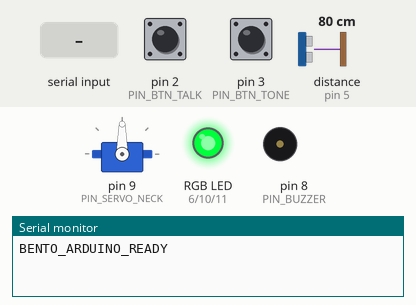
Recording of a sketch running on a simulated Arduino Uno, built with avr-gcc and run on an emulated ATmega328P. Parts: servo, an RGB LED mixed from three pins (HIGH = lit), buzzer (waves = sounding), the last lines printed to the serial monitor. Wiring (inferred from the names in the program): ultrasonic range finder: trigger pin 4; echo pin 5. The inputs (shaded band) are chosen by the test bench; at power-on: pin 2 (PIN_BTN_TALK) HIGH, pin 3 (PIN_BTN_TONE) HIGH, distance to the obstacle (sensor on pin 5) 80 cm. The echo pulse lasts 58.3 µs per cm; pins used as bus, display or sensor lines are not drawn.

Above: at 1.2 s.
1.3 s: "G:nod\n" received over Serial
At 2.35 s:
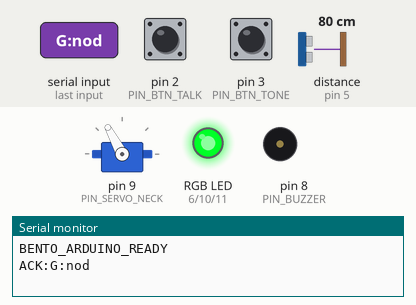
4.8 s: pin 2 (PIN_BTN_TALK) pulled LOW for 0.15 s
At 5.01 s:
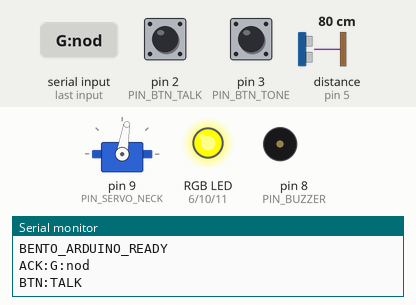
6.7 s: "G:talk\n" received over Serial
At 7.75 s:
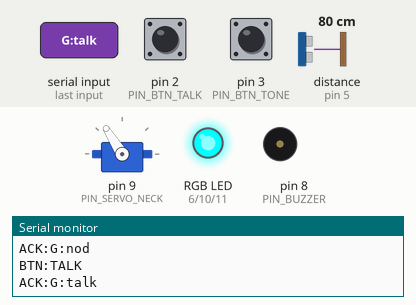
10.2 s: pin 3 (PIN_BTN_TONE) pulled LOW for 0.15 s
At 10.39 s:
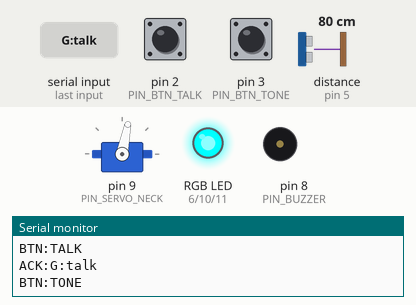
13.7 s: "G:care\n" received over Serial
At 14.56 s:
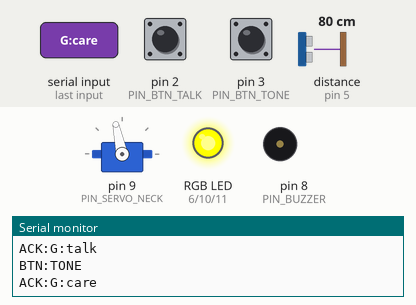
17.2 s: "G:wave\n" received over Serial
At 18.82 s:
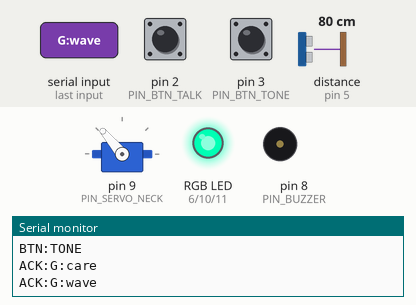
Timing chart, 0 to 21.7 s (numbered marks = the images above; inputs shaded):
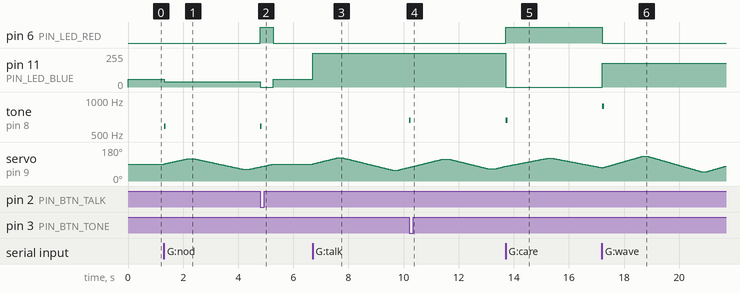

The sketch:

bento_uno_r3.ino
```cpp
/*
 * ============================================================================
 * BENTO 3D — FIRMWARE ARDUINO UNO R3 (Master Kit) - ACIONADO POR EVENTOS (.noinit)
 * ============================================================================
 * Comportamento:
 *   - Ao ligar ou quando está em espera ("G:idle"): posiciona no centro (90°),
 *     desliga o PWM do servo (detach = 0 mA, totalmente parado e silencioso) e
 *     AGUARDA os comandos reais do projeto!
 *   - Quando ocorre uma ação no projeto ("G:nod", "G:talk", "G:care", "G:serious",
 *     "G:wave"): ativa o servo com torque total (Servo.h 50Hz + proteção .noinit),
 *     executa a sequência lateral de waypoints correspondente à ação, retorna para
 *     o centro (90°) e para novamente!
 * ============================================================================
 */

#include <Servo.h>

Servo neckServo;

// Pinos Principais
const int PIN_SERVO_NECK = 9;
const int PIN_LED_GREEN  = 10;
const int PIN_LED_BLUE   = 11;
const int PIN_LED_RED    = 6;

// Pinos Extras Opcionais na Protoboard (Master Kit)
const int PIN_BTN_TALK   = 2;
const int PIN_BTN_TONE   = 3;
const int PIN_BUZZER     = 8;
const int PIN_ULTRA_TRIG = 4;
const int PIN_ULTRA_ECHO = 5;

enum RobotMode : uint8_t {
  MODE_IDLE    = 0,
  MODE_NOD     = 1,
  MODE_TALK    = 2,
  MODE_CARE    = 3,
  MODE_SERIOUS = 4,
  MODE_WAVE    = 5
};

// Estado persistente em SRAM (.noinit) para sobreviver a qualquer micro-oscilacao de 5V
// sem perder o waypoint atual da acao!
uint16_t noinitMagic   __attribute__((section(".noinit")));
uint8_t  activeMode    __attribute__((section(".noinit")));
int16_t  currentAngle  __attribute__((section(".noinit")));
uint8_t  waypointIndex __attribute__((section(".noinit")));
uint8_t  waypointCount __attribute__((section(".noinit")));
int16_t  waypoints[6]  __attribute__((section(".noinit")));
int16_t  stepInterval  __attribute__((section(".noinit")));
int8_t   stepDegrees   __attribute__((section(".noinit")));

unsigned long lastServoStepTime = 0;
unsigned long pauseUntilTime = 0;
unsigned long detachAtTime = 0;
String inputBuffer = "";

// Controle de debounce dos botoes fisicos
unsigned long lastBtnTalkTime = 0;
unsigned long lastBtnToneTime = 0;
int lastBtnTalkState = HIGH;
int lastBtnToneState = HIGH;

// Controle do sensor ultrassonico opcional
unsigned long lastUltraCheck = 0;
bool elderPresent = false;
unsigned long lastPresenceTrigger = 0;

void setChestColor(int r, int g, int b) {
  analogWrite(PIN_LED_RED, r);
  digitalWrite(PIN_LED_GREEN, g > 100 ? HIGH : LOW);
  analogWrite(PIN_LED_BLUE, b);
}

void applyModeLeds(uint8_t mode) {
  if (mode == MODE_NOD)          setChestColor(0, 255, 40);
  else if (mode == MODE_TALK)    setChestColor(0, 180, 255);
  else if (mode == MODE_CARE)    setChestColor(255, 140, 0);
  else if (mode == MODE_SERIOUS) setChestColor(0, 80, 255);
  else if (mode == MODE_WAVE)    setChestColor(0, 255, 180);
  else                           setChestColor(0, 180, 60);
}

void playChime(String type) {
  if (type == "listen") {
    tone(PIN_BUZZER, 587, 60);
  } else if (type == "done") {
    tone(PIN_BUZZER, 880, 70);
  } else if (type == "care") {
    tone(PIN_BUZZER, 659, 65);
  }
}

void startActionSequence(uint8_t mode, const int16_t* pts, uint8_t count, int16_t intervalMs, int8_t stepDeg) {
  activeMode = mode;
  waypointCount = min((uint8_t)6, count);
  for (uint8_t i = 0; i < waypointCount; i++) {
    waypoints[i] = pts[i];
  }
  waypointIndex = 0;
  stepInterval = intervalMs;
  stepDegrees = stepDeg;
  pauseUntilTime = 0;
  detachAtTime = 0;
  applyModeLeds(mode);

  if (!neckServo.attached()) {
    neckServo.attach(PIN_SERVO_NECK);
    neckServo.write(currentAngle);
  }
}

void stopAndCenterIdle() {
  static const int16_t idlePts[1] = { 90 };
  if (currentAngle != 90) {
    startActionSequence(MODE_IDLE, idlePts, 1, 32, 1);
  } else {
    activeMode = MODE_IDLE;
    waypointCount = 0;
    waypointIndex = 0;
    applyModeLeds(MODE_IDLE);
    if (neckServo.attached()) {
      detachAtTime = millis() + 250;
    }
  }
}

void executeGesture(String cmd) {
  cmd.trim();
  int gIdx = cmd.lastIndexOf("G:");
  if (gIdx < 0) return;
  cmd = cmd.substring(gIdx);
  cmd.trim();

  if (cmd == "G:nod") {
    // Ouvindo / Confirmacao: movimento lateral calmo e suave (90 -> 118 -> 62 -> 90)
    playChime("listen");
    static const int16_t pts[3] = { 118, 62, 90 };
    startActionSequence(MODE_NOD, pts, 3, 32, 1);
  }
  else if (cmd == "G:talk") {
    // Falando (ritmo natural de conversa): (90 -> 122 -> 58 -> 116 -> 64 -> 90)
    static const int16_t pts[5] = { 122, 58, 116, 64, 90 };
    startActionSequence(MODE_TALK, pts, 5, 28, 1);
  }
  else if (cmd == "G:care") {
    // Acolhimento empatico lento e gentil (90 -> 120 -> 60 -> 90)
    playChime("care");
    static const int16_t pts[3] = { 120, 60, 90 };
    startActionSequence(MODE_CARE, pts, 3, 36, 1);
  }
  else if (cmd == "G:serious") {
    // Postura seria e pausada (90 -> 116 -> 64 -> 90)
    static const int16_t pts[3] = { 116, 64, 90 };
    startActionSequence(MODE_SERIOUS, pts, 3, 40, 1);
  }
  else if (cmd == "G:wave") {
    // Despedida suave e ampla (90 -> 130 -> 50 -> 128 -> 52 -> 90)
    playChime("done");
    static const int16_t pts[5] = { 130, 50, 128, 52, 90 };
    startActionSequence(MODE_WAVE, pts, 5, 24, 1);
  }
  else if (cmd == "G:idle") {
    // Fim da fala / Espera: volta suavemente para 90 graus e fica parado
    stopAndCenterIdle();
  }

  Serial.print("ACK:");
  Serial.println(cmd);
}

void updateServoMotion() {
  unsigned long now = millis();

  // Desliga o PWM do servo 250ms apos terminar a acao e chegar em 90 graus (fica 100% parado em espera!)
  if (waypointIndex >= waypointCount) {
    if (neckServo.attached()) {
      if (detachAtTime == 0) {
        detachAtTime = now + 250;
      } else if (now >= detachAtTime) {
        neckServo.detach();
        digitalWrite(PIN_SERVO_NECK, LOW);
        detachAtTime = 0;
        activeMode = MODE_IDLE;
      }
    }
    return;
  }

  if (!neckServo.attached()) {
    neckServo.attach(PIN_SERVO_NECK);
  }

  if (now < pauseUntilTime) return;
  if (now - lastServoStepTime < (unsigned long)stepInterval) return;
  lastServoStepTime = now;

  int16_t target = waypoints[waypointIndex];
  if (currentAngle < target) {
    currentAngle = min((int16_t)(currentAngle + stepDegrees), target);
  } else if (currentAngle > target) {
    currentAngle = max((int16_t)(currentAngle - stepDegrees), target);
  }

  neckServo.write(currentAngle);

  if (currentAngle == target) {
    waypointIndex++;
    // Pausa natural de 240ms nas extremidades antes de inverter o sentido
    pauseUntilTime = now + 240;
    if (waypointIndex >= waypointCount) {
      activeMode = MODE_IDLE;
      applyModeLeds(MODE_IDLE);
      detachAtTime = now + 300;
    }
  }
}

void checkPhysicalButtons() {
  unsigned long now = millis();

  int talkReading = digitalRead(PIN_BTN_TALK);
  if (talkReading == LOW && lastBtnTalkState == HIGH && (now - lastBtnTalkTime > 450)) {
    lastBtnTalkTime = now;
    playChime("listen");
    setChestColor(255, 160, 0);
    Serial.println("BTN:TALK");
  }
  lastBtnTalkState = talkReading;

  int toneReading = digitalRead(PIN_BTN_TONE);
  if (toneReading == LOW && lastBtnToneState == HIGH && (now - lastBtnToneTime > 450)) {
    lastBtnToneTime = now;
    playChime("care");
    Serial.println("BTN:TONE");
  }
  lastBtnToneState = toneReading;
}

void checkUltrasonicPresence() {
  unsigned long now = millis();
  if (now - lastUltraCheck < 800) return;
  lastUltraCheck = now;

  digitalWrite(PIN_ULTRA_TRIG, LOW);
  delayMicroseconds(2);
  digitalWrite(PIN_ULTRA_TRIG, HIGH);
  delayMicroseconds(10);
  digitalWrite(PIN_ULTRA_TRIG, LOW);

  long duration = pulseIn(PIN_ULTRA_ECHO, HIGH, 4000);
  if (duration > 100) {
    int distanceCm = duration * 0.034 / 2;
    if (distanceCm >= 8 && distanceCm <= 48) {
      if (!elderPresent && (now - lastPresenceTrigger > 25000)) {
        elderPresent = true;
        lastPresenceTrigger = now;
        Serial.println("EVT:PRESENCE");
      }
    } else if (distanceCm > 55) {
      elderPresent = false;
    }
  }
}

void setup() {
  Serial.begin(9600);

  pinMode(PIN_LED_GREEN, OUTPUT);
  pinMode(PIN_LED_BLUE, OUTPUT);
  pinMode(PIN_LED_RED, OUTPUT);
  pinMode(PIN_BUZZER, OUTPUT);

  pinMode(PIN_BTN_TALK, INPUT_PULLUP);
  pinMode(PIN_BTN_TONE, INPUT_PULLUP);

  pinMode(PIN_ULTRA_TRIG, OUTPUT);
  pinMode(PIN_ULTRA_ECHO, INPUT);

  if (noinitMagic != 0xB372 || currentAngle < 35 || currentAngle > 145 || waypointCount > 6) {
    // Primeiro boot a frio: centraliza em 90 graus e fica PARADO aguardando acoes do projeto!
    noinitMagic = 0xB372;
    currentAngle = 90;
    activeMode = MODE_IDLE;
    waypointCount = 0;
    waypointIndex = 0;
    stepInterval = 20;
    stepDegrees = 2;
    applyModeLeds(MODE_IDLE);
    neckServo.attach(PIN_SERVO_NECK);
    neckServo.write(90);
    detachAtTime = millis() + 400;
  } else if (waypointIndex < waypointCount) {
    // Se ocorreu um micro-reset de 2ms no meio de uma acao (ex: G:talk ou G:nod),
    // continua imediatamente a acao do exato angulo atual ate terminar os waypoints!
    applyModeLeds(activeMode);
    neckServo.attach(PIN_SERVO_NECK);
    neckServo.write(currentAngle);
  } else {
    // Ja estava parado em IDLE (90 graus): permanece parado sem mexer o servo!
    activeMode = MODE_IDLE;
    applyModeLeds(MODE_IDLE);
    pinMode(PIN_SERVO_NECK, OUTPUT);
    digitalWrite(PIN_SERVO_NECK, LOW);
  }

  Serial.println("BENTO_ARDUINO_READY");
}

void loop() {
  while (Serial.available() > 0) {
    char c = (char)Serial.read();
    if (c == '\n' || c == '\r') {
      if (inputBuffer.length() > 0) {
        executeGesture(inputBuffer);
        inputBuffer = "";
      }
    } else if (c >= 32 && c <= 126) {
      if (inputBuffer.length() >= 32) {
        inputBuffer = "";
      }
      inputBuffer += c;
    }
  }

  updateServoMotion();
  checkPhysicalButtons();
  checkUltrasonicPresence();
}
```

Measured:
- after the input at 1.3 s, pin 11 (PIN_LED_BLUE): 60/255 → 40/255 at once; tone on pin 8 (PIN_BUZZER): silent → 587 Hz at once, → silent 0.06 s later
- after the input at 4.8 s, pin 6 (PIN_LED_RED): LOW → HIGH at once, → LOW 0.47 s later; pin 11 (PIN_LED_BLUE): 40/255 → 0/255 at once, → 60/255 0.47 s later; tone on pin 8 (PIN_BUZZER): silent → 587 Hz at once, → silent 0.06 s later
- after the input at 6.7 s, pin 11 (PIN_LED_BLUE): 60/255 → 255/255 at once
- after the input at 10.2 s, tone on pin 8 (PIN_BUZZER): silent → 659 Hz at once, → silent 0.07 s later
- after the input at 13.7 s, pin 6 (PIN_LED_RED): LOW → HIGH at once; pin 11 (PIN_LED_BLUE): 255/255 → 0/255 at once; tone on pin 8 (PIN_BUZZER): silent → 659 Hz at once, → silent 0.07 s later
- after the input at 17.2 s, pin 6 (PIN_LED_RED): HIGH → LOW after 0.01 s instead of 1.6 s; pin 11 (PIN_LED_BLUE): 0/255 → 180/255 at once; tone on pin 8 (PIN_BUZZER): silent → 880 Hz at once, → silent 0.07 s later
